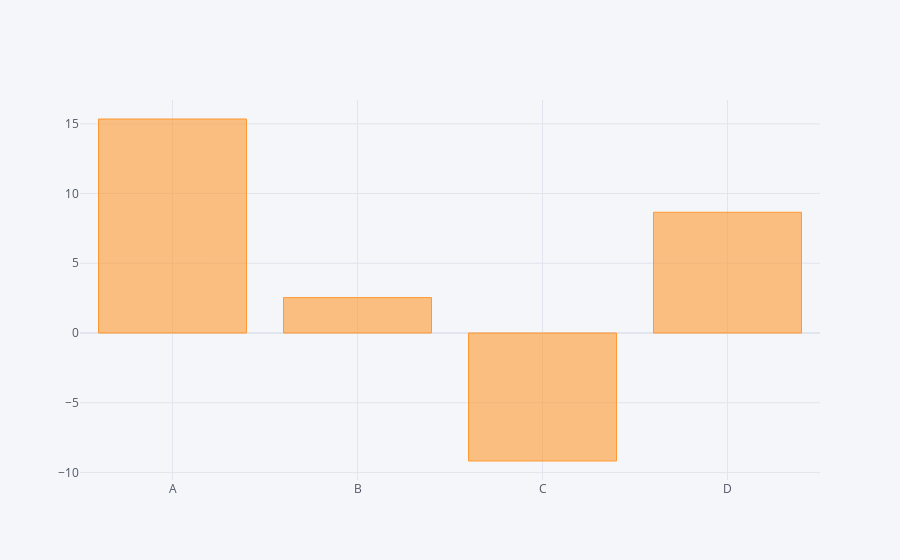

The notebook cell this image was saved under:
### Markdown cell above
### Bar plot

### Code cell
df1.sum().iplot(kind='bar')

### Figure 1 — Plotly figure (JSON) as saved in the notebook; plotly's stock layout.template omitted (floating-point values rounded to 4 significant figures)
{"data": [{"marker": {"color": "rgba(255, 153, 51, 0.6)", "line": {"color": "rgba(255, 153, 51, 1.0)", "width": 1}}, "name": "None", "orientation": "v", "text": "", "type": "bar", "x": ["A", "B", "C", "D"], "y": [15.35, 2.538, -9.181, 8.658]}], "layout": {"legend": {"bgcolor": "#F5F6F9", "font": {"color": "#4D5663"}}, "paper_bgcolor": "#F5F6F9", "plot_bgcolor": "#F5F6F9", "title": {"font": {"color": "#4D5663"}}, "xaxis": {"gridcolor": "#E1E5ED", "showgrid": true, "tickfont": {"color": "#4D5663"}, "title": {"font": {"color": "#4D5663"}, "text": ""}, "zerolinecolor": "#E1E5ED"}, "yaxis": {"gridcolor": "#E1E5ED", "showgrid": true, "tickfont": {"color": "#4D5663"}, "title": {"font": {"color": "#4D5663"}, "text": ""}, "zerolinecolor": "#E1E5ED"}}}
